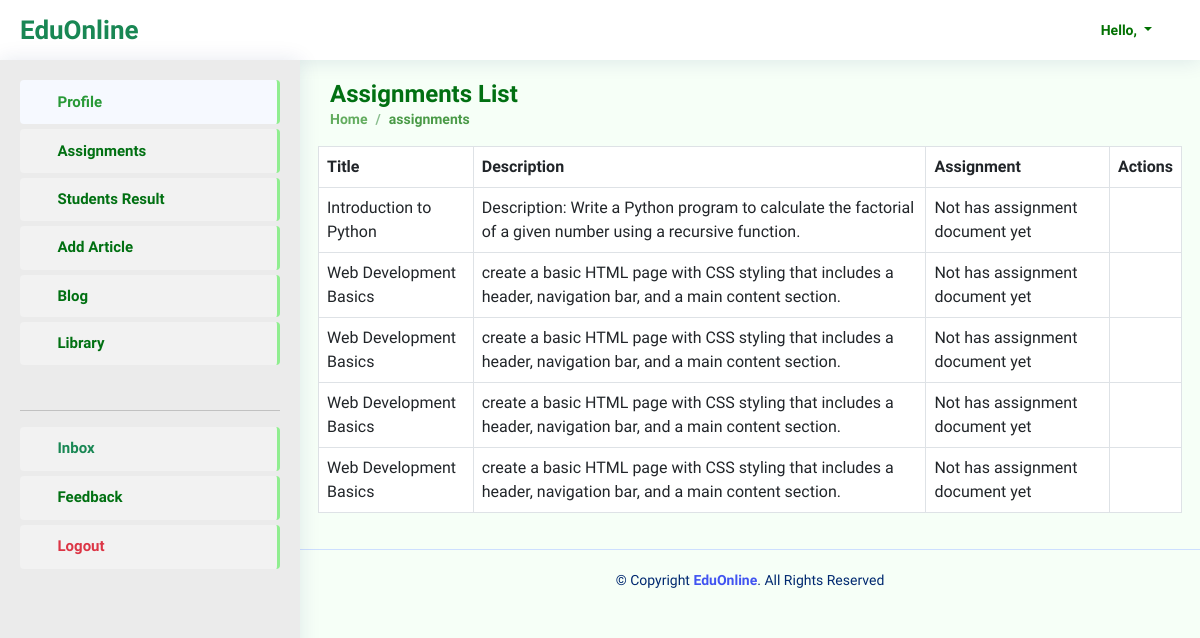
The app's page /assignment/, older data.
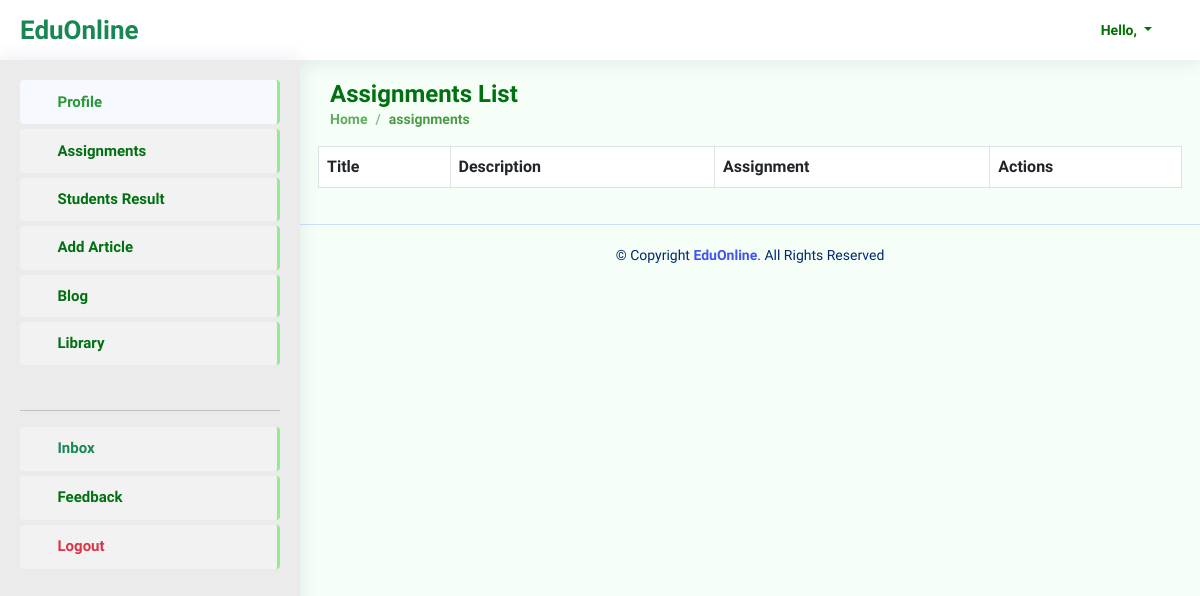
The same page, newer data.
### assignment/models.py (models this page shows, shortened)
class Assignment(models.Model):
    title = models.CharField(max_length=100)
    course = models.ForeignKey(Course, on_delete=models.CASCADE)
    description = models.TextField()
    file = models.FileField(upload_to='assignments/%d')
    date = models.DateTimeField(auto_now_add=True)

### assignment/views.py (the view)
# urls.py: path('', views.assignment_list, name='assignment'),
def assignment_list(request):
    assignments = Assignment.objects.all()
    context = {
        'assignments': assignments,
        'student':is_student(request.user),
        'teacher':is_teacher(request.user),
    }
    return render(request, 'assignment/assignment_list.html', context)

### accounts/views.py (called while the page is built)
def is_teacher(user):
    return user.groups.filter(name='TEACHER').exists()

def is_student(user):
    return user.groups.filter(name='STUDENT').exists()

### templates/assignment/assignment_list.html (shortened to what this page needs)
{% extends 'base.html' %}
{% load widget_tweaks %}
{% block pageTitle %} Assignments List {% endblock pageTitle %}
{% block currentPage %} assignments {% endblock currentPage %}
{% block content %}
<div class="row">
    <table class="table table-bordered table-hover">
        <thead class="thead-light">
            <tr>
                <th>Title</th>
                <th>Description</th>
                <th>Assignment</th>
                <th>Actions</th>
            </tr>
        </thead>
        <tbody>
            {% for assignment in assignments %}
            <tr>
                <td>{{ assignment.title }}</td>
                <td>{{ assignment.description }}</td>
                {% if assignment.file %}
                    <td><a href="{{ assignment.file.url }}" target="_blank" rel="noopener noreferrer">View assignment</a></td>
                {% else %}
                <td>Not has assignment document yet</td>
                {% endif %}
                <td>
                </td>
            </tr>
            {% endfor %}
        </tbody>
    </table>
</div>
{% endblock content %}

Row changes from the older to the newer data that the page shows:
removed Assignment: title "Introduction to Python", description "Description: Write a Python program to calculate the factorial of a given number using a recursive function.", file "Not has assignment document yet"
removed Assignment: title "Web Development Basics", description "create a basic HTML page with CSS styling that includes a header, navigation bar, and a main content section.", file "Not has assignment document yet"
removed Assignment: title "Web Development Basics", description "create a basic HTML page with CSS styling that includes a header, navigation bar, and a main content section.", file "Not has assignment document yet"
removed Assignment: title "Web Development Basics", description "create a basic HTML page with CSS styling that includes a header, navigation bar, and a main content section.", file "Not has assignment document yet"
removed Assignment: title "Web Development Basics", description "create a basic HTML page with CSS styling that includes a header, navigation bar, and a main content section.", file "Not has assignment document yet"
